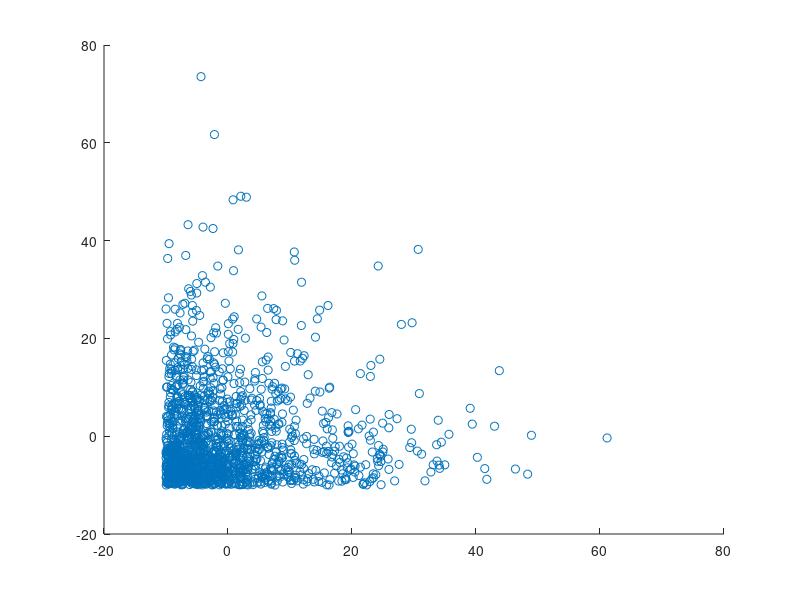

Here is the MATLAB script that generated this plot: (Note: this script raises an error after producing the figure.)
clear all 
close all 

%%%%%%%%%%%%%%%%%%%%%%%%%%%%%%%%%%%%%%%%%%%%%%%%
% Experiment Settings
%%%%%%%%%%%%%%%%%%%%%%%%%%%%%%%%%%%%%%%%%%%%%%%%
% PDF configuration
x_min = 20; x_max = 30;
y_min = 0; y_max = 10;
e_mu_x = 10; 
e_mu_y = 10;
exp_offset = -10;
sampleSize = 1500; % total samples per distribution
HalfPeriod_L = [ x_max+(x_max - x_min)*5 y_max+(y_max - y_min)*5 ];
Mixture_N = 25; % total number of mixture components
Trimming_Factor = 5; 
Convergence_Factor = 0.000001;
% view preferences
my_xlim = 50; 
my_ylim = 50; 
my_zlim = 0.009;
my_view = [429.78244 20.99755];

%%%%%%%%%%%%%%%%%%%%%%%%%%%%%%%%%%%%%%%%%%%%%%%%
% Sample generation
%%%%%%%%%%%%%%%%%%%%%%%%%%%%%%%%%%%%%%%%%%%%%%%%
rng('shuffle');
% Exponential samples
x_samples_exponential = exprnd(e_mu_x, sampleSize, 1) + exp_offset;
y_samples_exponential = exprnd(e_mu_y, sampleSize, 1) + exp_offset;
% Input concatenation & shuffle
x_input = [ x_samples_exponential ];
y_input = [ y_samples_exponential ] ;
inputArray = [x_input(:), y_input(:)];
idx = randperm(size(inputArray, 2));
inputArray = inputArray(:, idx);
% plot input in scattered form 
figure;
scatter(x_input, y_input);

%%%%%%%%%%%%%%%%%%%%%%%%%%%%%%%%%%%%%%%%%%%%%%%%
% EMoFS Estimation
%%%%%%%%%%%%%%%%%%%%%%%%%%%%%%%%%%%%%%%%%%%%%%%%
[pdf_index, Estimated_PDF] = emofs( ...
    inputArray, HalfPeriod_L, Mixture_N, Trimming_Factor, ...
    Convergence_Factor); 
% Generate X,Y,Z indices from pdf_index
MaxPeriod = max(HalfPeriod_L) * 2 + 1;
x_axis = pdf_index(:,1);
y_axis = pdf_index(:,2);
z_axis = Estimated_PDF;
% Reshape into grid form
X = reshape(x_axis, MaxPeriod, MaxPeriod);
Y = reshape(y_axis, MaxPeriod, MaxPeriod);
Z_emofs = reshape(z_axis, MaxPeriod, MaxPeriod);
% Plot the estimated pdf
figure;
surf(X, Y, Z_emofs); 
xlabel('x (in)');
ylabel('y (in)');
zlabel('Estimated PDF by EMoFS');
set(gca,'ydir','reverse');
% Show in 2D contour
figure;
contour(X, Y, Z_emofs, Mixture_N, 'k');  % 2D contour

%%%%%%%%%%%%%%%%%%%%%%%%%%%%%%%%%%%%%%%%%%%%%%%%
% Original PDF and its illustration
%%%%%%%%%%%%%%%%%%%%%%%%%%%%%%%%%%%%%%%%%%%%%%%%
% Exponential
Z_orig_exp = exppdf(X - exp_offset, e_mu_x) .* exppdf(Y - exp_offset, e_mu_y);
% Concatenation & Normalization - not necessary 
Z_orig = Z_orig_exp;
% Plot
figure;
surf(X, Y, Z_orig); 
xlabel('x (in)');
ylabel('y (in)');
zlabel('Original PDF');
set(gca,'ydir','reverse');

%%%%%%%%%%%%%%%%%%%%%%%%%%%%%%%%%%%%%%%%%%%%%%%%
% Draw EMoFS and Original Together
%%%%%%%%%%%%%%%%%%%%%%%%%%%%%%%%%%%%%%%%%%%%%%%%
% create the first surface using colors from the winter colormap
fig = figure(); 
tcl = tiledlayout(fig,1,1); 
ax = nexttile(tcl); 
axEMOFS = ax;
surf1Colormap = winter(); 
tc = colormapToTruecolor(surf1Colormap,Z_orig);  
hsurf1 = surf(ax,X,Y,Z_orig,tc,'FaceColor','interp','EdgeAlpha',0.3);
set(hsurf1, 'FaceAlpha', 0.2);
% create second surface using colors from the autumn colormap
hold on
surf2Colormap = spring(); 
tc = colormapToTruecolor(surf2Colormap,Z_emofs);
hsurf2 = surf(ax,X,Y,Z_emofs,tc,'FaceColor','interp','EdgeAlpha',0.3);
axHidden = axes(tcl,'visible','off','HandleVisibility','off');
colormap(ax,surf1Colormap)
colormap(axHidden,surf2Colormap)
cb1 = colorbar(ax);
cb1.Layout.Tile = 'east';
cb1.Label.String = 'Original PDF';
cb2 = colorbar(axHidden);
cb2.Layout.Tile = 'east';
cb2.Label.String = 'Estimation by EMoFS';
xlim([ -my_xlim my_xlim ]);
ylim([ -my_ylim my_ylim ]);
zlim([0 my_zlim]);
view( my_view );
xlabel('x (in)');
ylabel('y (in)');
zlabel('Original PDF vs EMoFS');


%%%%%%%%%%%%%%%%%%%%%%%%%%%%%%%%%%%%%%%%%%%%%%%%
% IGMM Estimation
%%%%%%%%%%%%%%%%%%%%%%%%%%%%%%%%%%%%%%%%%%%%%%%%
options = statset('MaxIter',1000, 'Display','final');
gmdist = fitgmdist(inputArray, Mixture_N,'Options',options);
grid_points = [x_axis, y_axis];
f = pdf(gmdist, grid_points);
Z_igmm = reshape(f, MaxPeriod, MaxPeriod);
% Plot
figure;
h1 = surf(X, Y, Z_igmm);
xlabel('x (in)');
ylabel('y (in)');
zlabel('Estimated PDF by IGMM');
set(gca,'ydir','reverse');

%%%%%%%%%%%%%%%%%%%%%%%%%%%%%%%%%%%%%%%%%%%%%%%%
% Draw EMoFS and Original Together
%%%%%%%%%%%%%%%%%%%%%%%%%%%%%%%%%%%%%%%%%%%%%%%%
% create the first surface using colors from the winter colormap
fig = figure(); 
tcl = tiledlayout(fig,1,1); 
ax = nexttile(tcl); 
axEMOFS = ax;
surf1Colormap = winter(); 
tc = colormapToTruecolor(surf1Colormap,Z_orig);  
hsurf1 = surf(ax,X,Y,Z_orig,tc,'FaceColor','interp','EdgeAlpha',0.3);
set(hsurf1, 'FaceAlpha', 0.2);
% create second surface using colors from the autumn colormap
hold on
surf2Colormap = spring(); 
tc = colormapToTruecolor(surf2Colormap,Z_emofs);
hsurf2 = surf(ax,X,Y,Z_emofs,tc,'FaceColor','interp','EdgeAlpha',0.3);
axHidden = axes(tcl,'visible','off','HandleVisibility','off');
colormap(ax,surf1Colormap)
colormap(axHidden,surf2Colormap)
cb1 = colorbar(ax);
cb1.Layout.Tile = 'east';
cb1.Label.String = 'Original PDF';
cb2 = colorbar(axHidden);
cb2.Layout.Tile = 'east';
cb2.Label.String = 'Estimation by EMoFS';
xlim([ -my_xlim my_xlim ]);
ylim([ -my_ylim my_ylim ]);
zlim([0 my_zlim]);
view( my_view );
xlabel('x (in)');
ylabel('y (in)');
zlabel('Original PDF vs EMoFS');

%%%%%%%%%%%%%%%%%%%%%%%%%%%%%%%%%%%%%%%%%%%%%%%%
% Draw IGMM and Original Together
%%%%%%%%%%%%%%%%%%%%%%%%%%%%%%%%%%%%%%%%%%%%%%%%
% create the first surface using colors from the winter colormap
fig = figure(); 
tcl = tiledlayout(fig,1,1); 
ax = nexttile(tcl); 
axIGMM = ax;
surf1Colormap = winter(); 
tc = colormapToTruecolor(surf1Colormap,Z_orig);  
hsurf1 = surf(ax,X,Y,Z_orig,tc,'FaceColor','interp','EdgeAlpha',0.3);
set(hsurf1, 'FaceAlpha', 0.2);
% create second surface using colors from the autumn colormap
hold on
surf2Colormap = spring(); 
tc = colormapToTruecolor(surf2Colormap,Z_igmm);
hsurf2 = surf(ax,X,Y,Z_igmm,tc,'FaceColor','interp','EdgeAlpha',0.3);
axHidden = axes(tcl,'visible','off','HandleVisibility','off');
colormap(ax,surf1Colormap)
colormap(axHidden,surf2Colormap)
cb1 = colorbar(ax);
cb1.Layout.Tile = 'east';
cb1.Label.String = 'Original PDF';
cb2 = colorbar(axHidden);
cb2.Layout.Tile = 'east';
cb2.Label.String = 'Estimation by IGMM';
xlim([ -my_xlim my_xlim ]);
ylim([ -my_ylim my_ylim ]);
zlim([0 my_zlim]);
view( my_view );
xlabel('x (in)');
ylabel('y (in)');
zlabel('Original PDF vs IGMM');

%linkprop([axEMOFS, axIGMM], ...
%    {'CameraPosition','CameraTarget','CameraUpVector','CameraViewAngle'});

%%%%%%%%%%%%%%%%%%%%%%%%%%%%%%%%%%%%%%%%%%%%%%%%
% RMS calculation
%%%%%%%%%%%%%%%%%%%%%%%%%%%%%%%%%%%%%%%%%%%%%%%%
error_diff = Z_orig - Z_emofs;
error_rms = sqrt(sum(error_diff.^2, "all")); 
fprintf("RMS EMoFS:  %f\n", error_rms);
fprintf("Total Sum EMoFS: %f\n", sum(Z_emofs, "all"));
error_diff = Z_orig - Z_igmm;
error_rms = sqrt(sum(error_diff.^2, "all")); 
fprintf("RMS IGMM:  %f\n", error_rms);
fprintf("Total Sum IGMM: %f\n", sum(Z_igmm, "all"));


%%%%%%%%%%%%%%%%%%%%%%%%%%%%%%%%%%%%%%%%%%%%%%%%
% colormapToTruecolor description
%%%%%%%%%%%%%%%%%%%%%%%%%%%%%%%%%%%%%%%%%%%%%%%%
function tc = colormapToTruecolor(map,ZData)
    % map is a n-by-3 colormap matrix
    % ZData is a k-by-w matrix of ZData (or CData, I suppose)
    % tc is a kxwx3 Truecolor array based on map and ZData values.
    tcIdx = round(rescale(ZData,1,height(map)));
    tc = reshape(map(tcIdx,:),[size(ZData),3]);
end
